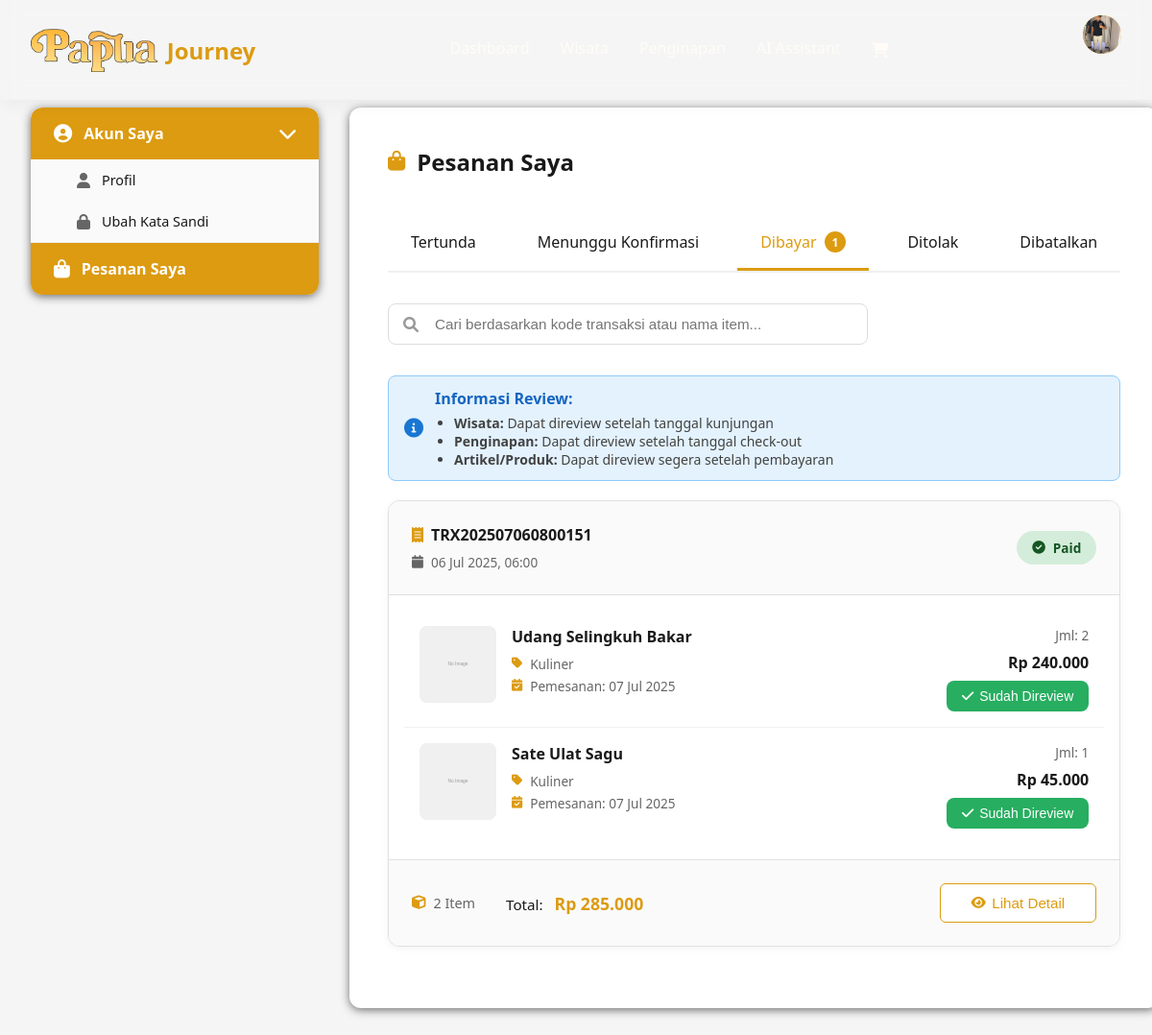
Screenshot of /users/account/my_orders.php?tab=paid (signed in) with the database file from the repository.
### tables this page shows
CREATE TABLE `users` (
  `id` int(11) NOT NULL,
  `email` varchar(100) NOT NULL,
  `password` varchar(255) NOT NULL,
  `full_name` varchar(100) NOT NULL,
  `phone` varchar(20) DEFAULT NULL,
  `address` text DEFAULT NULL,
  `profile_image` varchar(255) DEFAULT 'default-user.jpg',
  `created_at` timestamp NOT NULL DEFAULT current_timestamp(),
  `updated_at` timestamp NOT NULL DEFAULT current_timestamp() ON UPDATE current_timestamp()
);

CREATE TABLE `transaksi` (
  `id` int(11) NOT NULL,
  `user_id` int(11) NOT NULL,
  `transaction_code` varchar(20) NOT NULL,
  `total_amount` decimal(10,2) NOT NULL,
  `payment_status` enum('pending','awaiting_confirmation','paid','rejected','cancelled') DEFAULT 'pending',
  `payment_method` varchar(50) DEFAULT NULL,
  `payment_proof` varchar(255) DEFAULT NULL,
  `user_payment_date` datetime DEFAULT NULL,
  `payment_confirmed_at` datetime DEFAULT NULL,
  `payment_confirmed_by` int(11) DEFAULT NULL,
  `payment_date` datetime DEFAULT NULL,
  `created_at` timestamp NOT NULL DEFAULT current_timestamp(),
  `updated_at` timestamp NOT NULL DEFAULT current_timestamp() ON UPDATE current_timestamp()
);

CREATE TABLE `transaksi_items` (
  `id` int(11) NOT NULL,
  `transaksi_id` int(11) NOT NULL,
  `item_type` enum('wisata','penginapan','artikel') NOT NULL,
  `item_id` int(11) NOT NULL,
  `item_name` varchar(255) NOT NULL,
  `quantity` int(11) NOT NULL,
  `price_per_unit` decimal(10,2) NOT NULL,
  `subtotal` decimal(10,2) NOT NULL,
  `booking_date` date DEFAULT NULL,
  `checkin_date` date DEFAULT NULL,
  `checkout_date` date DEFAULT NULL,
  `notes` text DEFAULT NULL
);

### users/account/my_orders.php (the view, shortened to what the rows shown need)
<?php
$user_id = $_SESSION['user_id'];
$active_tab = isset($_GET['tab']) ? $_GET['tab'] : 'pending';
function formatPrice($price) {
    return 'Rp ' . number_format($price, 0, ',', '.');
}
function formatDate($date) {
    return date('d M Y, H:i', strtotime($date));
}
function getStatusBadge($status) {
    $badges = [
        'pending' => ['color' => 'warning', 'icon' => 'clock', 'text' => 'Pending'],
        'awaiting_confirmation' => ['color' => 'info', 'icon' => 'hourglass-half', 'text' => 'Awaiting Confirmation'],
        'paid' => ['color' => 'success', 'icon' => 'check-circle', 'text' => 'Paid'],
        'rejected' => ['color' => 'danger', 'icon' => 'times-circle', 'text' => 'Rejected'],
        'cancelled' => ['color' => 'secondary', 'icon' => 'ban', 'text' => 'Cancelled']
    ];
    $badge = $badges[$status] ?? $badges['pending'];
    return sprintf(
        '<span class="status-badge badge-%s"><i class="fas fa-%s"></i> %s</span>',
        $badge['color'],
        $badge['icon'],
        $badge['text']
    );
}
$db = getDbConnection();
$orders_stmt = $db->prepare("
    SELECT
        t.id,
        t.transaction_code,
        t.total_amount,
        t.payment_status,
        t.payment_method,
        t.created_at,
        t.payment_proof,
        t.user_payment_date,
        t.payment_confirmed_at
    FROM transaksi t
    WHERE t.user_id = ? AND t.payment_status = ?
    ORDER BY t.created_at DESC
");
$orders_stmt->bind_param("is", $user_id, $active_tab);
$orders_stmt->execute();
$orders_result = $orders_stmt->get_result();
$orders = [];
while ($order = $orders_result->fetch_assoc()) {
    $items_stmt = $db->prepare("
        SELECT
            ti.*,
            COALESCE(
                ti.item_name,
                CASE
                    WHEN ti.item_type = 'wisata' THEN w.judul
                    WHEN ti.item_type = 'penginapan' THEN p.judul
                    WHEN ti.item_type = 'artikel' THEN a.judul
                END
            ) as item_title,
            CASE
                WHEN ti.item_type = 'wisata' THEN w.photo
                WHEN ti.item_type = 'penginapan' THEN p.photo
                WHEN ti.item_type = 'artikel' THEN a.gambar
            END as item_image,
            CASE
                WHEN ti.item_type = 'wisata' THEN 'Tourism'
                WHEN ti.item_type = 'penginapan' THEN p.tipe
                WHEN ti.item_type = 'artikel' THEN a.kategori
            END as item_category,
            r.id as review_id,
            r.rating as review_rating
        FROM transaksi_items ti
        LEFT JOIN wisata w ON ti.item_type = 'wisata' AND ti.item_id = w.id
        LEFT JOIN penginapan p ON ti.item_type = 'penginapan' AND ti.item_id = p.id
        LEFT JOIN artikel a ON ti.item_type = 'artikel' AND ti.item_id = a.id
        LEFT JOIN reviews r ON r.transaksi_id = ti.transaksi_id
            AND r.item_type = ti.item_type
            AND r.item_id = ti.item_id
            AND r.user_id = ?
        WHERE ti.transaksi_id = ?
    ");
    $items_stmt->bind_param("ii", $user_id, $order['id']);
    $items_stmt->execute();
    $items_result = $items_stmt->get_result();
    $order['items'] = [];
    while ($item = $items_result->fetch_assoc()) {
        $order['items'][] = $item;
    }
    $orders[] = $order;
}
?>
<!DOCTYPE html>
<html lang="id">
<head>
    <link rel="stylesheet" href="my_orders.css">
    <link rel="stylesheet" href="../../assets/css/reviews.css">
    <link href="https://cdnjs.cloudflare.com/ajax/libs/font-awesome/6.0.0/css/all.min.css" rel="stylesheet">
</head>
<body>
    <?php include '../components/navbar.php'; ?>
    <div class="container">
        <div class="account-wrapper">
            <div class="content-area">
                <h2 class="section-title">
                    <i class="fas fa-shopping-bag"></i> Pesanan Saya
                </h2>
                <div class="orders-container" id="ordersContainer">
                    <?php if (empty($orders)): ?>
                        <div class="empty-state">
                            <i class="fas fa-shopping-basket"></i>
                            <h3>Tidak ada pesanan</h3>
                            <p>Anda tidak memiliki pesanan dengan status <?php echo str_replace('_', ' ', $active_tab); ?>.</p>
                            <a href="../wisata/userwisata.php" class="btn btn-primary">
                                <i class="fas fa-shopping-cart"></i><span>Mulai Belanja</span>
                            </a>
                        </div>
                    <?php else: ?>
                        <?php foreach ($orders as $order): ?>
                            <div class="order-card" data-search="<?php echo strtolower($order['transaction_code']); ?>">
                                <div class="order-header">
                                    <div class="order-info">
                                        <div class="transaction-code">
                                            <i class="fas fa-receipt"></i>
                                            <strong><?php echo htmlspecialchars($order['transaction_code']); ?></strong>
                                        </div>
                                        <div class="order-date">
                                            <i class="fas fa-calendar"></i>
                                            <?php echo formatDate($order['created_at']); ?>
                                        </div>
                                    </div>
                                    <div class="order-status">
                                        <?php echo getStatusBadge($order['payment_status']); ?>
                                    </div>
                                </div>
                                <div class="order-items">
                                    <?php foreach ($order['items'] as $item): ?>
                                        <div class="order-item" data-search="<?php echo strtolower($item['item_title'] ?? ''); ?>">
                                            <div class="item-image">
                                                <?php
                                                $image_path = '';
                                                $default_image = '../../assets/images/placeholder.svg';
                                                if ($item['item_type'] == 'wisata' && $item['item_image']) {
                                                    $image_path = '../../uploads/' . $item['item_image'];
                                                } elseif ($item['item_type'] == 'penginapan' && $item['item_image']) {
                                                    $image_path = '../../uploads/' . $item['item_image'];
                                                } elseif ($item['item_type'] == 'artikel' && $item['item_image']) {
                                                    $image_path = '../../uploads/' . $item['item_image'];
                                                }
                                                if (!file_exists($image_path) || empty($image_path)) {
                                                    $image_path = $default_image;
                                                }
                                                ?>
                                                <img src="<?php echo htmlspecialchars($image_path); ?>"
                                                     alt="<?php echo htmlspecialchars($item['item_title'] ?? 'Product'); ?>"
                                                     onerror="this.src='../../assets/images/placeholder.svg'">
                                            </div>
                                            <div class="item-details">
                                                <h4><?php echo htmlspecialchars($item['item_title'] ?? 'Unknown Item'); ?></h4>
                                                <p class="item-category">
                                                    <i class="fas fa-tag"></i>
                                                    <?php echo ucfirst(htmlspecialchars($item['item_category'] ?? $item['item_type'])); ?>
                                                </p>
                                                <?php if ($item['booking_date'] && $item['booking_date'] != '0000-00-00'): ?>
                                                <p class="item-date">
                                                        <i class="fas fa-calendar-check"></i>
                                                        Pemesanan: <?php echo date('d M Y', strtotime($item['booking_date'])); ?>
                                                    </p>
                                                <?php endif; ?>
                                            </div>
                                            <div class="item-pricing">
                                                <p class="quantity">Jml: <?php echo $item['quantity']; ?></p>
                                                <p class="price"><?php echo formatPrice($item['subtotal']); ?></p>
                                                <?php
                                                if ($order['payment_status'] == 'paid') {
                                                    $can_review = false;
                                                    $current_date = date('Y-m-d');
                                                    if ($item['item_type'] == 'wisata' && $item['booking_date']) {
                                                        $can_review = $current_date >= $item['booking_date'];
                                                        $review_available_date = $item['booking_date'];
                                                        if (!$can_review) {
                                                            $days_until = ceil((strtotime($item['booking_date']) - strtotime($current_date)) / 86400);
                                                            $review_status_message = "Review tersedia setelah kunjungan ({$days_until} hari lagi)";
                                                        }
                                                    } elseif ($item['item_type'] == 'artikel') {
                                                        $can_review = true;
                                                    }
                                                    if ($item['review_id']) {
                                                        echo '<button class="review-btn reviewed" disabled>';
                                                        echo '<i class="fas fa-check"></i> Sudah Direview';
                                                        echo '</button>';
                                                    }
                                                }
                                                ?>
                                            </div>
                                        </div>
                                    <?php endforeach; ?>
                                </div>
                                <div class="order-footer">
                                    <div class="order-summary">
                                        <span class="total-items">
                                            <i class="fas fa-cube"></i>
                                            <?php echo count($order['items']); ?> Item
                                        </span>
                                        <span class="total-amount">
                                            Total: <strong><?php echo formatPrice($order['total_amount']); ?></strong>
                                        </span>
                                    </div>
                                    <div class="order-actions">
                                        <button class="btn btn-outline" onclick="viewOrderDetails('<?php echo htmlspecialchars($order['transaction_code']); ?>')">
                                            <i class="fas fa-eye"></i><span>Lihat Detail</span>
                                        </button>
                                    </div>
                                </div>
                            </div>
                        <?php endforeach; ?>
                    <?php endif; ?>
                </div>
            </div>
        </div>
    </div>
</body>
</html>

### users/components/navbar.php (shortened to what the rows shown need)
<?php
$current_dir = dirname($_SERVER['PHP_SELF']);
$in_dashboard = strpos($current_dir, '/users/dashboard') !== false;
$in_wisata = strpos($current_dir, '/users/wisata') !== false;
$in_penginapan = strpos($current_dir, '/users/penginapan') !== false;
$in_chatbot = strpos($current_dir, '/users/chatbot') !== false;
$in_components = strpos($current_dir, '/users/components') !== false;
$in_cart = strpos($current_dir, '/users/cart') !== false;
$in_checkout = strpos($current_dir, '/users/checkout') !== false;
$in_transaksi = strpos($current_dir, '/users/transaksi') !== false;
$in_account = strpos($current_dir, '/users/account') !== false;
if ($in_dashboard || $in_wisata || $in_penginapan || $in_chatbot || $in_components || $in_cart || $in_checkout || $in_transaksi || $in_account) {
    $uploads_path = '../../uploads/';
} else {
    $base_path = '../';
    $users_path = '';
    $config_path = '../config/';
    $uploads_path = '../uploads/';
    $logout_path = '../logout.php';
}
$user_id = $_SESSION['user_id'];
$user_name = $_SESSION['user_name'];
$db = getDbConnection();
$stmt = $db->prepare("SELECT full_name, email, phone, address, profile_image FROM users WHERE id = ?");
$stmt->bind_param("i", $user_id);
$stmt->execute();
$result = $stmt->get_result();
$user_data = $result->fetch_assoc();
?>
<link href="https://cdnjs.cloudflare.com/ajax/libs/font-awesome/6.0.0/css/all.min.css" rel="stylesheet">
<div class="pj-navbar-wrapper">
    <header class="pj-navbar-header" id="pj-header">
    <nav class="navbar">
        <div class="search-container">
            <div class="user-menu">
                <div class="user-avatar">
                    <?php if ($user_data['profile_image'] && file_exists($uploads_path . 'profile_images/' . $user_data['profile_image'])): ?>
                        <img src="<?php echo $uploads_path; ?>profile_images/<?php echo htmlspecialchars($user_data['profile_image']); ?>" alt="Profile">
                    <?php else: ?>
                        <span><?php echo strtoupper(substr($user_name, 0, 1)); ?></span>
                    <?php endif; ?>
                </div>
            </div>
        </div>
    </nav>
</header>
</div>

### rows the page displays
users: profile_image (picture)
transaksi: transaction_code "TRX202507060800151", created_at "06 Jul 2025, 06:00", payment_status "Paid", count($order['items']) "2", total_amount "Rp 285.000"
transaksi_items: item_title "Udang Selingkuh Bakar", item_category "Kuliner", booking_date "07 Jul 2025", quantity "2", subtotal "Rp 240.000"
transaksi_items: item_title "Sate Ulat Sagu", item_category "Kuliner", booking_date "07 Jul 2025", quantity "1", subtotal "Rp 45.000"

### other values shown
$status_counts['paid'] "1"
